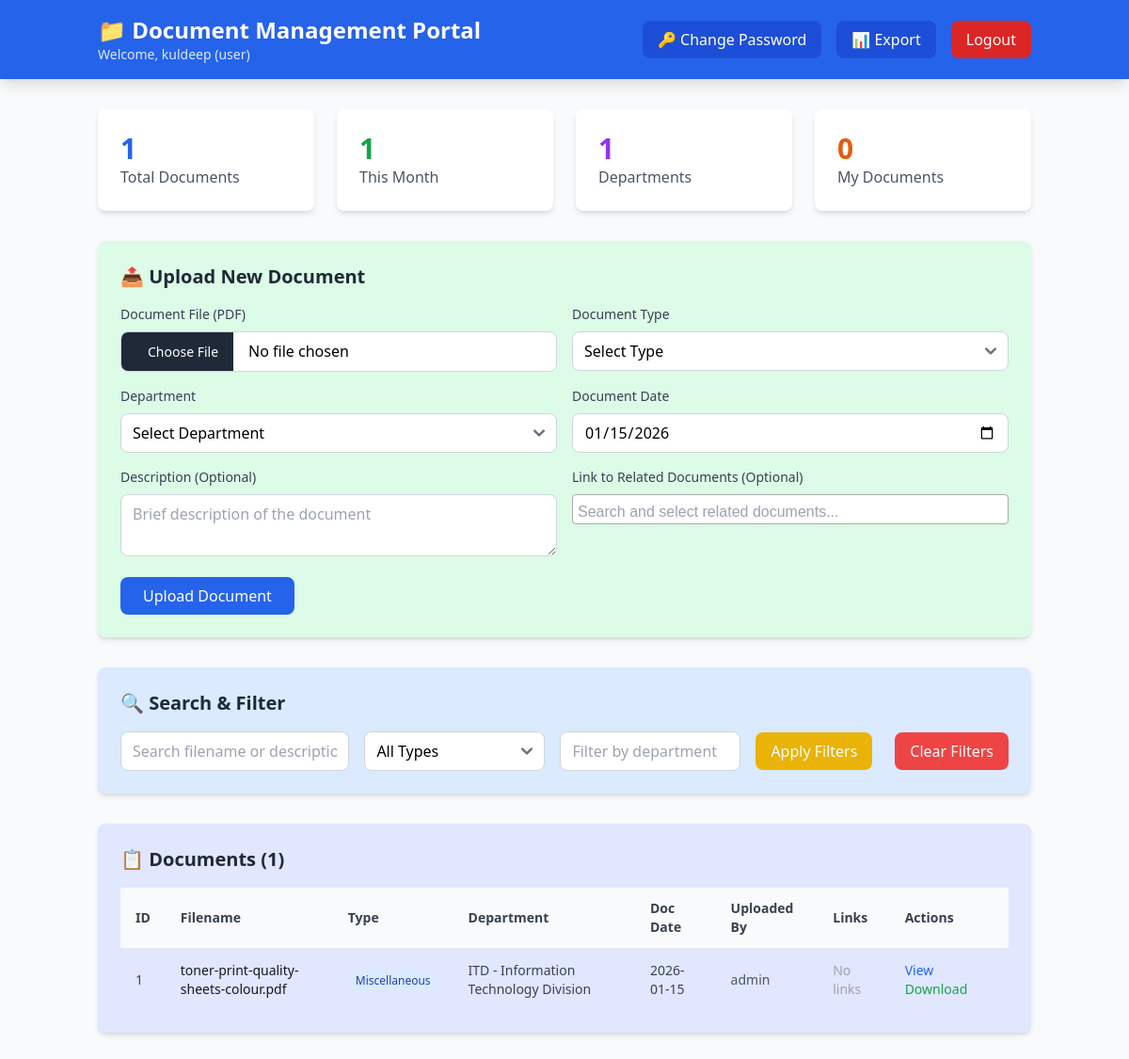
/ (signed in), run on an earlier commit of the app's database.
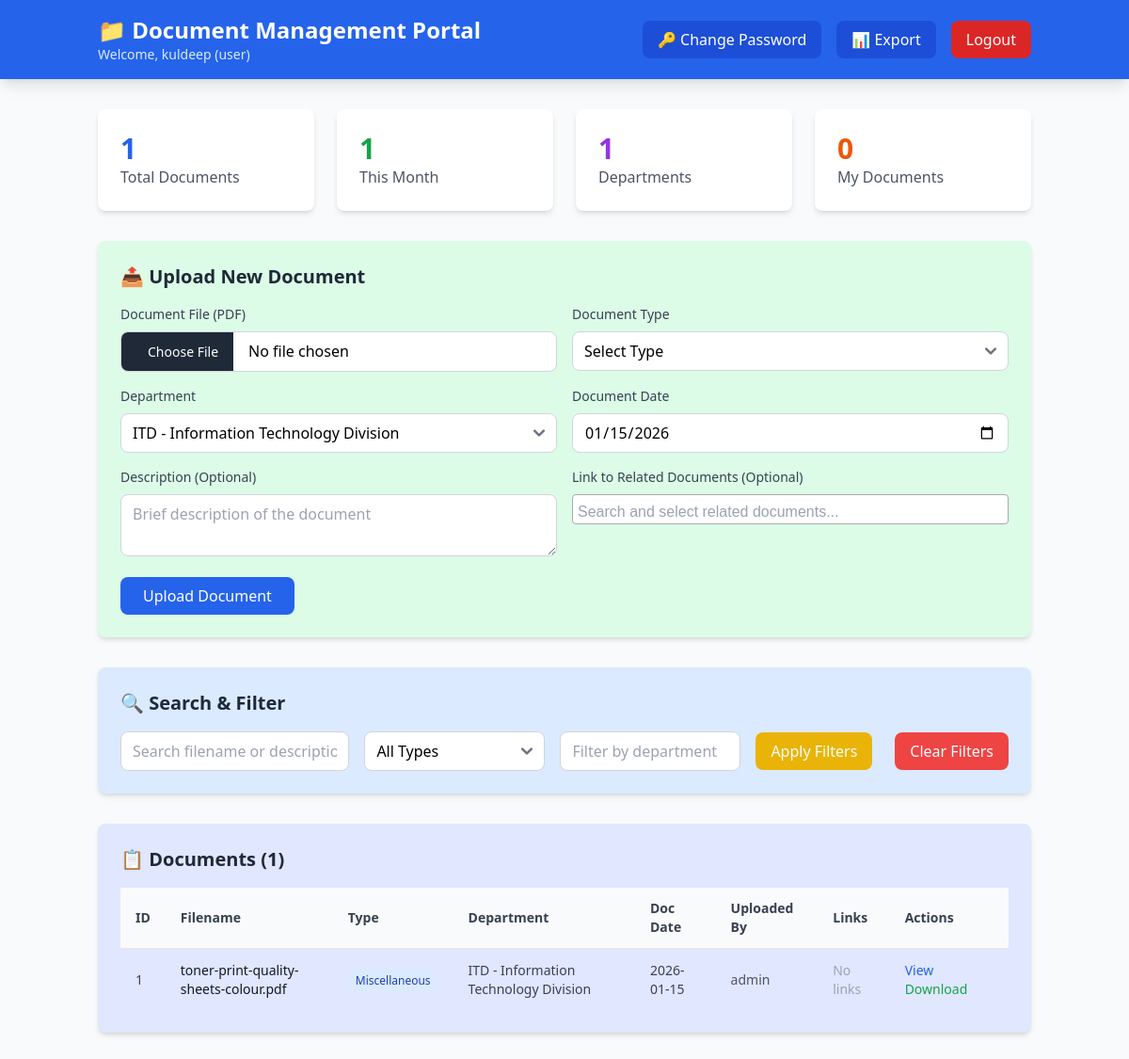
And on a later commit of the database.
### app.py (models this page shows)
class User(UserMixin, db.Model):
    id = db.Column(db.Integer, primary_key=True)
    username = db.Column(db.String(80), unique=True, nullable=False)
    password_hash = db.Column(db.String(255), nullable=False)
    role = db.Column(db.String(20), nullable=False, default='user')  # admin, user
    department = db.Column(db.String(100))
    created_at = db.Column(db.DateTime, default=datetime.utcnow)

### app.py (the view)
@app.route('/')
@login_required
def index():
    search = request.args.get('search', '')
    doc_type = request.args.get('doc_type', '')
    department = request.args.get('department', '')
    query = Document.query
    if search:
        query = query.filter(
            (Document.original_filename.contains(search)) |
            (Document.description.contains(search))
        )
    if doc_type:
        query = query.filter(Document.doc_type == doc_type)
    if department:
        query = query.filter(Document.department.contains(department))
    documents = query.order_by(Document.upload_date.desc()).all()
    all_documents = Document.query.order_by(Document.upload_date.desc()).all()
    total_docs = Document.query.count()
    this_month = Document.query.filter(
        db.func.strftime('%Y-%m', Document.doc_date) == datetime.now().strftime('%Y-%m')
    ).count()
    departments = db.session.query(Document.department).distinct().count()
    my_docs = Document.query.filter_by(uploaded_by=current_user.id).count()
    stats = {
        'total': total_docs,
        'this_month': this_month,
        'departments': departments,
        'my_docs': my_docs
    }
    today_date = datetime.now().date()
    return render_template("MAIN_TEMPLATE.html", documents=documents, stats=stats, all_documents=all_documents, today_date=today_date)

### app.py (called while the page is built)
@login_manager.user_loader
def load_user(user_id):
    return User.query.get(int(user_id))

### templates/MAIN_TEMPLATE.html (shortened to what the changed rows need)
<!DOCTYPE html>
<html lang="en">
<head>
    <script src="https://cdn.tailwindcss.com"></script>
    <link href="https://cdn.jsdelivr.net/npm/flowbite@2.5.2/dist/flowbite.min.css" rel="stylesheet" />
    <link href="https://cdn.jsdelivr.net/npm/select2@4.1.0-rc.0/dist/css/select2.min.css" rel="stylesheet" />
    <link rel="stylesheet" href="https://cdn.jsdelivr.net/npm/sweetalert2@11/dist/sweetalert2.min.css">
</head>
<body class="bg-gray-50">
    <nav class="bg-blue-600 text-white shadow-lg">
        <div class="container mx-auto px-4 py-4 flex justify-between items-center">
            <div>
                <h1 class="text-2xl font-bold">📁 Document Management Portal</h1>
                <p class="text-blue-100 text-sm">Welcome, {{ current_user.username }} ({{ current_user.role }})</p>
            </div>
        </div>
    </nav>
    <div class="container mx-auto px-4 py-8">
        <div class="bg-green-100 rounded-lg shadow-md p-6 mb-8">
            <h2 class="text-xl font-semibold mb-4 text-gray-800">📤 Upload New Document</h2>
            <form id="uploadForm" method="POST" enctype="multipart/form-data" action="{{ url_for('upload') }}">
                <div class="grid md:grid-cols-2 gap-4">
                    <div>
                        <label class="block text-sm font-medium text-gray-700 mb-2">Department</label>
                        <select name="department" required
                                class="w-full px-3 py-2 border border-gray-300 rounded-lg focus:ring-2 focus:ring-blue-500">
                            <option value="">Select Department</option>
                            <option value="ITD - Information Technology Division" {% if current_user.department == 'ITD - Information Technology Division' %}selected{% endif %}>ITD - Information Technology Division</option>
                        </select>
                    </div>
                </div>
            </form>
        </div>
        <div class="bg-blue-100 rounded-lg shadow-md p-6 mb-8">
            <h2 class="text-xl font-semibold mb-4 text-gray-800">🔍 Search & Filter</h2>
        </div>
        <div class="bg-indigo-100 rounded-lg shadow-md p-6">
            <h2 class="text-xl font-semibold mb-4 text-gray-800">📋 Documents ({{ documents|length }})</h2>
            <div class="overflow-x-auto">
                <table class="w-full">
                    <thead class="bg-gray-50 border-b-2 border-gray-200">
                        <tr>
                            <th class="px-4 py-3 text-left text-sm font-semibold text-gray-700">ID</th>
                            <th class="px-4 py-3 text-left text-sm font-semibold text-gray-700">Filename</th>
                            <th class="px-4 py-3 text-left text-sm font-semibold text-gray-700">Type</th>
                            <th class="px-4 py-3 text-left text-sm font-semibold text-gray-700">Department</th>
                            <th class="px-4 py-3 text-left text-sm font-semibold text-gray-700">Doc Date</th>
                            <th class="px-4 py-3 text-left text-sm font-semibold text-gray-700">Uploaded By</th>
                            <th class="px-4 py-3 text-left text-sm font-semibold text-gray-700">Links</th>
                            <th class="px-4 py-3 text-left text-sm font-semibold text-gray-700">Actions</th>
                        </tr>
                    </thead>
                </table>
            </div>
        </div>
    </div>
</body>
</html>

What changed in the data, as far as the page shows it:
changed User "kuldeep": department (not shown) → "ITD - Information Technology Division"
Also different on the page:
form field department: "Select Department" → (not shown)
